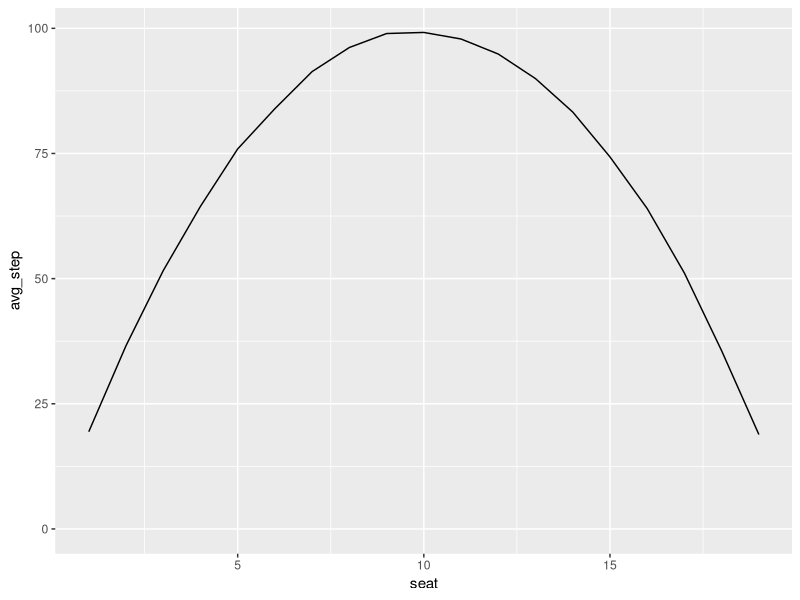

Source code (R): (Note: this script raises an error after producing the figure.)
## ---- chunk 1
library(tidyverse)
library(scales)
## ---- chunk 2
sample <- sample(c(1, -1), 20, replace = TRUE)

cumsum(sample)
## ---- chunk 3
cumsum(sample(c(-1, 1), 100, replace = TRUE)) %% 20 # mod 20
# wich person gets the sauce?
## ---- chunk 4
circular_walk <- function(n) {
  cumsum(sample(c(-1, 1), n, replace = TRUE)) %% 20
}

circular_walk(20)
## ---- chunk 5
crossing(trial = 1:1000,
         step  = 1:100) %>% 
  mutate(direction = sample(c(-1, 1), n(), replace = TRUE)) %>% 
  group_by(trial) %>% 
  mutate(position = cumsum(direction) %% 20) %>% 
  ungroup() %>% 
  distinct(trial, position, .keep_all = TRUE) %>% 
  filter(position != 0) %>%  # you always get it first... 
  View()

# how many steps does it take to get to a certain position (person)? 
# 1000 trials with 100 steps each (note: not every person gets the sauce in every trial)


crossing(trial = 1:1000,
         step  = 1:1000) %>% 
  mutate(direction = sample(c(-1, 1), n(), replace = TRUE)) %>% 
  group_by(trial) %>% 
  mutate(position = cumsum(direction) %% 20) %>% 
  ungroup() %>% 
  distinct(trial, position, .keep_all = TRUE) %>% 
  filter(position != 0) %>%  # you always get it first... 
  View()
# with 1000 steps per trail every person gets it
## ---- chunk 6
sim <- crossing(trial = 1:20000,
                step = 1:1000) %>% 
  mutate(direction = sample(c(-1, 1), n(), replace = TRUE)) %>% 
  group_by(trial) %>%
  mutate(seat = cumsum(direction) %% 20) %>% 
  ungroup() %>% 
  distinct(trial, seat, .keep_all = TRUE) %>% 
  filter(seat != 0)


sim %>% 
  group_by(seat) %>% 
  summarize(avg_step = mean(step)) %>% 
  ggplot(aes(seat, avg_step)) + 
  geom_line() + 
  expand_limits(y = 0)

# how many steps does it take on average to get to a certain seat?
## ---- chunk 7
sim <- crossing(trial = 1:100000,
                step = 1:1000) %>% 
  mutate(direction = sample(c(-1, 1), n(), replace = TRUE)) %>% 
  group_by(trial) %>%
  mutate(seat = cumsum(direction) %% 20) %>% 
  ungroup() %>% 
  distinct(trial, seat, .keep_all = TRUE) %>% 
  filter(seat != 0)

by_seat <- sim %>% 
  group_by(trial) %>% 
  mutate(is_last = row_number() == 19) %>% 
  group_by(seat) %>% 
  summarize(avg_step = mean(step),
            pct_last = mean(is_last))


by_seat %>% 
  ggplot(aes(seat, avg_step)) +
  geom_line() +
  expand_limits(y = 0) + 
  labs(x = "Seat",
       y = "Average number of steps to reach this seat")
# peak: seat 10

by_seat %>% 
  ggplot(aes(seat, pct_last)) +
  geom_line() +
  geom_hline(yintercept = 1/19, lty = 2, color = "red") + # 1/19 => same change for everyone...
  scale_y_continuous(labels = percent) + 
  expand_limits(y = 0)
# no remarkable difference between the seats => the probability of being last does not chance => that is interesting! 

## ---- chunk 8
sim %>% 
  ggplot(aes(step)) +
  geom_histogram() +
  facet_wrap(~ seat) + 
  labs(x = "Steps on which the person gets the sauce")
## ---- chunk 9
last_steps <- sim %>% 
  group_by(trial) %>% 
  slice(19) %>%  # takes every 19th row
  ungroup() %>% 
  select(trial, last_seat = seat)

last_steps
